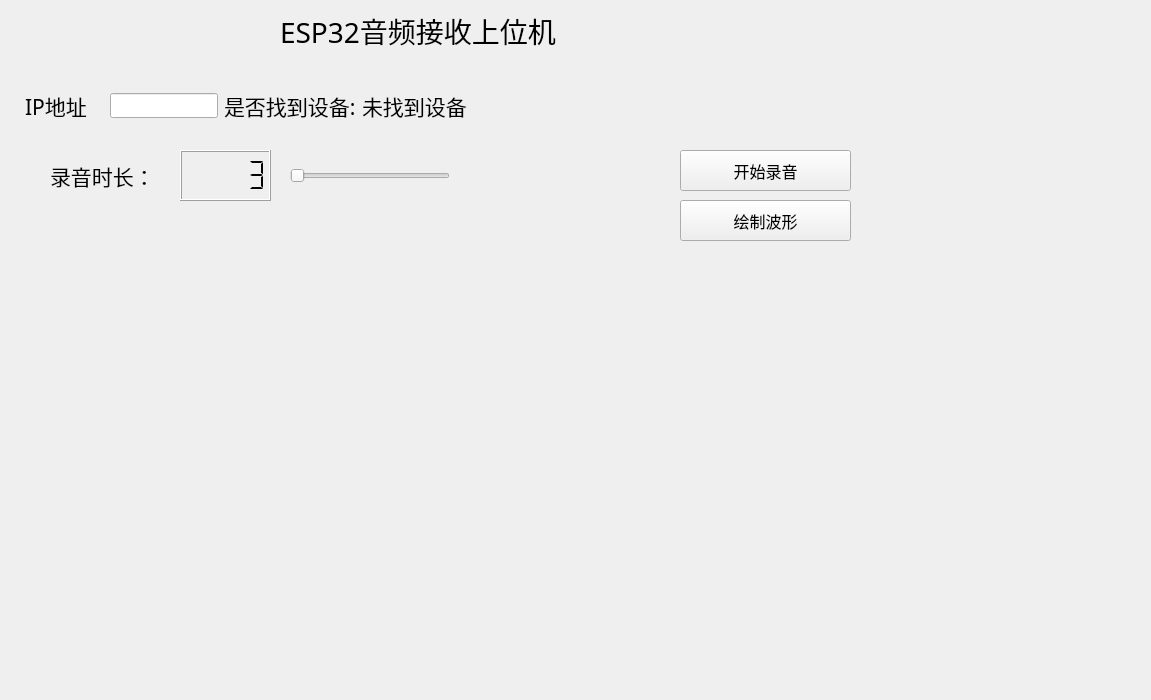
<?xml version="1.0" encoding="UTF-8"?>
<ui version="4.0">
 <class>MainWindow</class>
 <widget class="QMainWindow" name="MainWindow">
  <property name="geometry">
   <rect>
    <x>0</x>
    <y>0</y>
    <width>1151</width>
    <height>700</height>
   </rect>
  </property>
  <property name="font">
   <font>
    <family>Adobe 黑体 Std R</family>
   </font>
  </property>
  <property name="windowTitle">
   <string>MainWindow</string>
  </property>
  <widget class="QWidget" name="centralwidget">
   <widget class="QWidget" name="layoutWidget">
    <property name="geometry">
     <rect>
      <x>20</x>
      <y>70</y>
      <width>651</width>
      <height>71</height>
     </rect>
    </property>
    <layout class="QHBoxLayout" name="horizontalLayout_2">
     <property name="leftMargin">
      <number>5</number>
     </property>
     <property name="topMargin">
      <number>5</number>
     </property>
     <property name="rightMargin">
      <number>5</number>
     </property>
     <property name="bottomMargin">
      <number>5</number>
     </property>
     <item>
      <widget class="QLabel" name="label_11">
       <property name="sizePolicy">
        <sizepolicy hsizetype="Fixed" vsizetype="Preferred">
         <horstretch>0</horstretch>
         <verstretch>0</verstretch>
        </sizepolicy>
       </property>
       <property name="font">
        <font>
         <family>Adobe 黑体 Std R</family>
         <pointsize>16</pointsize>
        </font>
       </property>
       <property name="text">
        <string>IP地址   </string>
       </property>
       <property name="indent">
        <number>-1</number>
       </property>
      </widget>
     </item>
     <item>
      <widget class="QLineEdit" name="lineEdit">
       <property name="enabled">
        <bool>true</bool>
       </property>
       <property name="sizePolicy">
        <sizepolicy hsizetype="Fixed" vsizetype="Fixed">
         <horstretch>0</horstretch>
         <verstretch>0</verstretch>
        </sizepolicy>
       </property>
       <property name="text">
        <string/>
       </property>
      </widget>
     </item>
     <item>
      <widget class="QLabel" name="label_12">
       <property name="sizePolicy">
        <sizepolicy hsizetype="Fixed" vsizetype="Preferred">
         <horstretch>0</horstretch>
         <verstretch>0</verstretch>
        </sizepolicy>
       </property>
       <property name="font">
        <font>
         <family>Adobe 黑体 Std R</family>
         <pointsize>16</pointsize>
        </font>
       </property>
       <property name="text">
        <string>是否找到设备:</string>
       </property>
      </widget>
     </item>
     <item>
      <widget class="QLabel" name="label_13">
       <property name="sizePolicy">
        <sizepolicy hsizetype="MinimumExpanding" vsizetype="Preferred">
         <horstretch>103</horstretch>
         <verstretch>0</verstretch>
        </sizepolicy>
       </property>
       <property name="font">
        <font>
         <family>Adobe 黑体 Std R</family>
         <pointsize>16</pointsize>
        </font>
       </property>
       <property name="text">
        <string>未找到设备</string>
       </property>
      </widget>
     </item>
    </layout>
   </widget>
   <widget class="QSlider" name="horizontalSlider_3">
    <property name="geometry">
     <rect>
      <x>290</x>
      <y>160</y>
      <width>160</width>
      <height>31</height>
     </rect>
    </property>
    <property name="minimum">
     <number>3</number>
    </property>
    <property name="maximum">
     <number>20</number>
    </property>
    <property name="orientation">
     <enum>Qt::Horizontal</enum>
    </property>
   </widget>
   <widget class="QPushButton" name="pushButton_15">
    <property name="geometry">
     <rect>
      <x>680</x>
      <y>150</y>
      <width>171</width>
      <height>41</height>
     </rect>
    </property>
    <property name="font">
     <font>
      <family>Adobe Heiti Std</family>
      <pointsize>12</pointsize>
     </font>
    </property>
    <property name="text">
     <string>开始录音</string>
    </property>
   </widget>
   <widget class="QLCDNumber" name="lcdNumber_3">
    <property name="geometry">
     <rect>
      <x>180</x>
      <y>150</y>
      <width>91</width>
      <height>51</height>
     </rect>
    </property>
    <property name="font">
     <font>
      <family>Adobe 黑体 Std R</family>
      <pointsize>7</pointsize>
     </font>
    </property>
    <property name="smallDecimalPoint">
     <bool>false</bool>
    </property>
    <property name="segmentStyle">
     <enum>QLCDNumber::Flat</enum>
    </property>
    <property name="value" stdset="0">
     <double>3.000000000000000</double>
    </property>
   </widget>
   <widget class="QLabel" name="label_1">
    <property name="geometry">
     <rect>
      <x>50</x>
      <y>150</y>
      <width>121</width>
      <height>51</height>
     </rect>
    </property>
    <property name="font">
     <font>
      <family>Adobe Heiti Std</family>
      <pointsize>16</pointsize>
     </font>
    </property>
    <property name="text">
     <string>录音时长：</string>
    </property>
   </widget>
   <widget class="QLabel" name="label_14">
    <property name="geometry">
     <rect>
      <x>280</x>
      <y>0</y>
      <width>351</width>
      <height>61</height>
     </rect>
    </property>
    <property name="sizePolicy">
     <sizepolicy hsizetype="Fixed" vsizetype="Preferred">
      <horstretch>0</horstretch>
      <verstretch>0</verstretch>
     </sizepolicy>
    </property>
    <property name="font">
     <font>
      <family>Adobe 黑体 Std R</family>
      <pointsize>21</pointsize>
     </font>
    </property>
    <property name="text">
     <string>ESP32音频接收上位机</string>
    </property>
    <property name="indent">
     <number>-1</number>
    </property>
   </widget>
   <widget class="QLabel" name="label_15">
    <property name="geometry">
     <rect>
      <x>480</x>
      <y>140</y>
      <width>131</width>
      <height>61</height>
     </rect>
    </property>
    <property name="sizePolicy">
     <sizepolicy hsizetype="Fixed" vsizetype="Preferred">
      <horstretch>0</horstretch>
      <verstretch>0</verstretch>
     </sizepolicy>
    </property>
    <property name="font">
     <font>
      <family>Adobe 黑体 Std R</family>
      <pointsize>16</pointsize>
     </font>
    </property>
    <property name="text">
     <string/>
    </property>
   </widget>
   <widget class="QPushButton" name="pushButton_16">
    <property name="geometry">
     <rect>
      <x>680</x>
      <y>200</y>
      <width>171</width>
      <height>41</height>
     </rect>
    </property>
    <property name="font">
     <font>
      <family>Adobe Heiti Std</family>
      <pointsize>12</pointsize>
     </font>
    </property>
    <property name="text">
     <string>绘制波形</string>
    </property>
   </widget>
  </widget>
 </widget>
 <resources/>
 <connections>
  <connection>
   <sender>horizontalSlider_3</sender>
   <signal>sliderMoved(int)</signal>
   <receiver>lcdNumber_3</receiver>
   <slot>display(int)</slot>
   <hints>
    <hint type="sourcelabel">
     <x>326</x>
     <y>172</y>
    </hint>
    <hint type="destinationlabel">
     <x>192</x>
     <y>173</y>
    </hint>
   </hints>
  </connection>
 </connections>
</ui>
